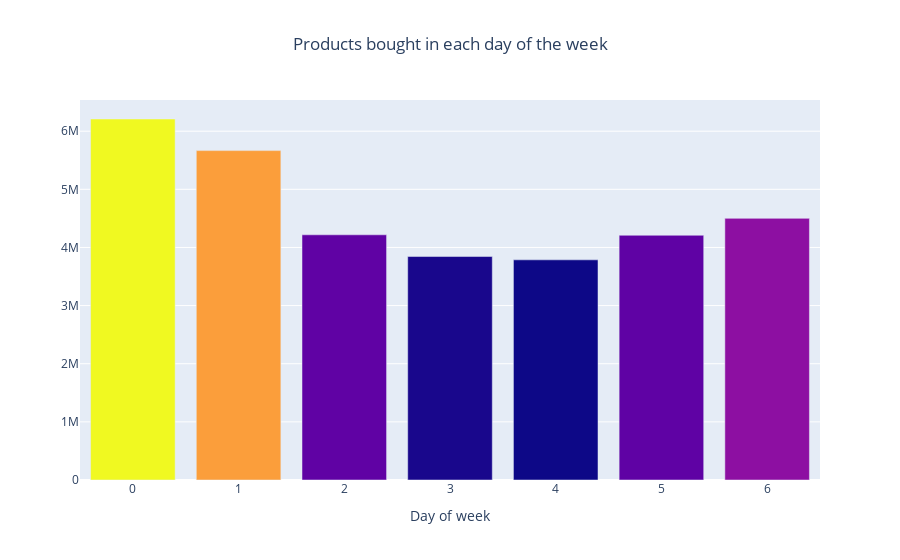

The cell this chart's notebook holds for it:
### Code cell
fig = go.Figure(
    data = go.Bar(x=result_2['order_dow'].value_counts().index, 
             y=result_2['order_dow'].value_counts().values, 
            marker={'color': result_2['order_dow'].value_counts().values,
            'colorscale': 'plasma'}, showlegend = False),
    layout = go.Layout(
        title = go.layout.Title(text = "Products bought in each day of the week", x = 0.5),
        xaxis = go.layout.XAxis(title = 'Day of week')
    )
)


fig.show()

### Figure 1 — Plotly figure (JSON) as saved in the notebook; plotly's stock layout.template omitted (floating-point values rounded to 4 significant figures)
{"data": [{"marker": {"color": [6209666, 5665856, 4500304, 4217798, 4209533, 3844117, 3787215], "colorscale": [[0, "#0d0887"], [0.1111, "#46039f"], [0.2222, "#7201a8"], [0.3333, "#9c179e"], [0.4444, "#bd3786"], [0.5556, "#d8576b"], [0.6667, "#ed7953"], [0.7778, "#fb9f3a"], [0.8889, "#fdca26"], [1, "#f0f921"]]}, "showlegend": false, "type": "bar", "x": [0, 1, 6, 2, 5, 3, 4], "y": [6209666, 5665856, 4500304, 4217798, 4209533, 3844117, 3787215]}], "layout": {"title": {"text": "Products bought in each day of the week", "x": 0.5}, "xaxis": {"title": {"text": "Day of week"}}}}
